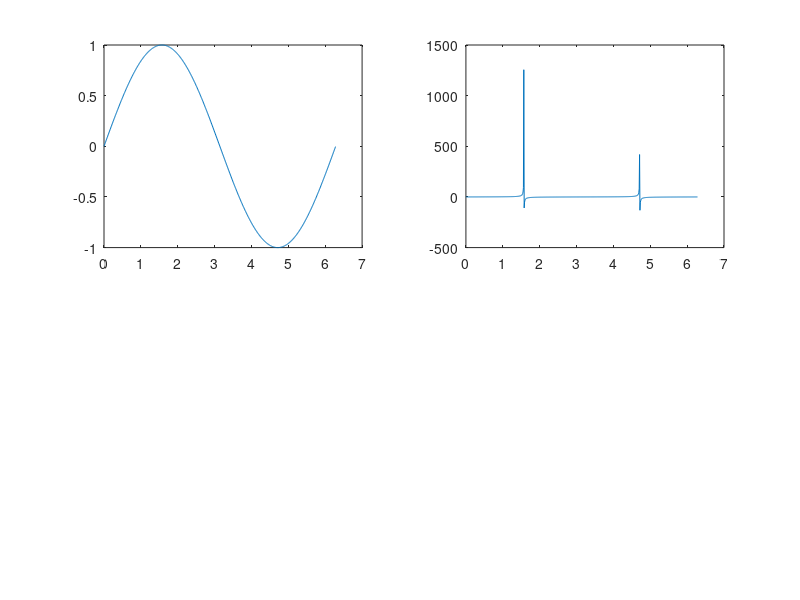

Write the MATLAB code that produced this figure.
function plotx_fun()
plot_tan()
% plotx_()
end

function plot_tan()                                                                       
clc 
clear
x =0:0.01:2*pi;
y=sin(x);

subplot(2,2,1);
plot(x,y)
subplot(2,2,2)
yt = tan(x);
plot(x,yt)

end
function plotx_()
%绘制曲线（二维）plot函数
x=0:0.1:100;
y=x.^2+4;
subplot(2,2,1)
plot(x,y)

y=5*x.^2+2;
subplot(2,2,2);
plot(x,y)
hold on
plot(50,10000,'p');
end
